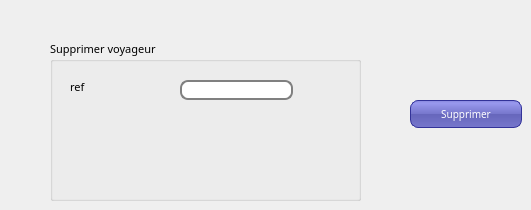
      <widget class="QWidget" name="tab_28">
       <attribute name="title">
        <string>supprimer billet</string>
       </attribute>
       <widget class="QGroupBox" name="groupBox_5">
        <property name="geometry">
         <rect>
          <x>50</x>
          <y>40</y>
          <width>311</width>
          <height>161</height>
         </rect>
        </property>
        <property name="font">
         <font>
          <family>MS Reference Sans Serif</family>
          <pointsize>8</pointsize>
          <weight>50</weight>
          <italic>false</italic>
          <bold>false</bold>
         </font>
        </property>
        <property name="cursor">
         <cursorShape>PointingHandCursor</cursorShape>
        </property>
        <property name="autoFillBackground">
         <bool>false</bool>
        </property>
        <property name="styleSheet">
         <string notr="true">background: QLinearGradient(x1: 0, y1: 0, x2: 0, y2: 1, stop: 0 #eef, stop: 1 #ccf);

QLabel {
font-weight: bold;
font-size: 15px;
}</string>
        </property>
        <property name="title">
         <string>Supprimer voyageur</string>
        </property>
        <widget class="QLabel" name="label_85">
         <property name="geometry">
          <rect>
           <x>20</x>
           <y>40</y>
           <width>47</width>
           <height>13</height>
          </rect>
         </property>
         <property name="font">
          <font>
           <family>MS Reference Sans Serif</family>
           <pointsize>8</pointsize>
           <weight>50</weight>
           <italic>false</italic>
           <bold>false</bold>
          </font>
         </property>
         <property name="styleSheet">
          <string notr="true"/>
         </property>
         <property name="text">
          <string>ref</string>
         </property>
        </widget>
        <widget class="QLineEdit" name="le_ref_5">
         <property name="geometry">
          <rect>
           <x>130</x>
           <y>40</y>
           <width>113</width>
           <height>20</height>
          </rect>
         </property>
         <property name="font">
          <font>
           <family>MS Reference Sans Serif</family>
           <pointsize>8</pointsize>
           <weight>50</weight>
           <italic>false</italic>
           <bold>false</bold>
          </font>
         </property>
         <property name="styleSheet">
          <string notr="true">QLineEdit {
padding: 1px;
border-style: solid;
border: 2px solid gray;
border-radius: 8px;
}

</string>
         </property>
         <property name="text">
          <string/>
         </property>
        </widget>
       </widget>
       <widget class="QPushButton" name="supprimerbillet">
        <property name="geometry">
         <rect>
          <x>410</x>
          <y>100</y>
          <width>112</width>
          <height>28</height>
         </rect>
        </property>
        <property name="font">
         <font>
          <family>MS Reference Sans Serif</family>
          <pointsize>-1</pointsize>
          <weight>50</weight>
          <italic>false</italic>
          <bold>false</bold>
         </font>
        </property>
        <property name="cursor">
         <cursorShape>PointingHandCursor</cursorShape>
        </property>
        <property name="styleSheet">
         <string notr="true">
QPushButton {
color: white;
background-color: QLinearGradient( x1: 0, y1: 0, x2: 0, y2: 1, stop: 0 #88d, stop: 0.1 #99e, stop: 0.49 #77c, stop: 0.5 #66b, stop: 1 #77c);
border-width: 1px;
border-color: #339;
border-style: solid;
border-radius: 8;
padding: 3px;
font-size: 10px;
padding-left: 5px;
padding-right: 5px;
min-width: 100px;
max-width: 100px;
min-height: 20px;
max-height: 20px;
}</string>
        </property>
        <property name="text">
         <string>Supprimer</string>
        </property>
       </widget>
      </widget>
